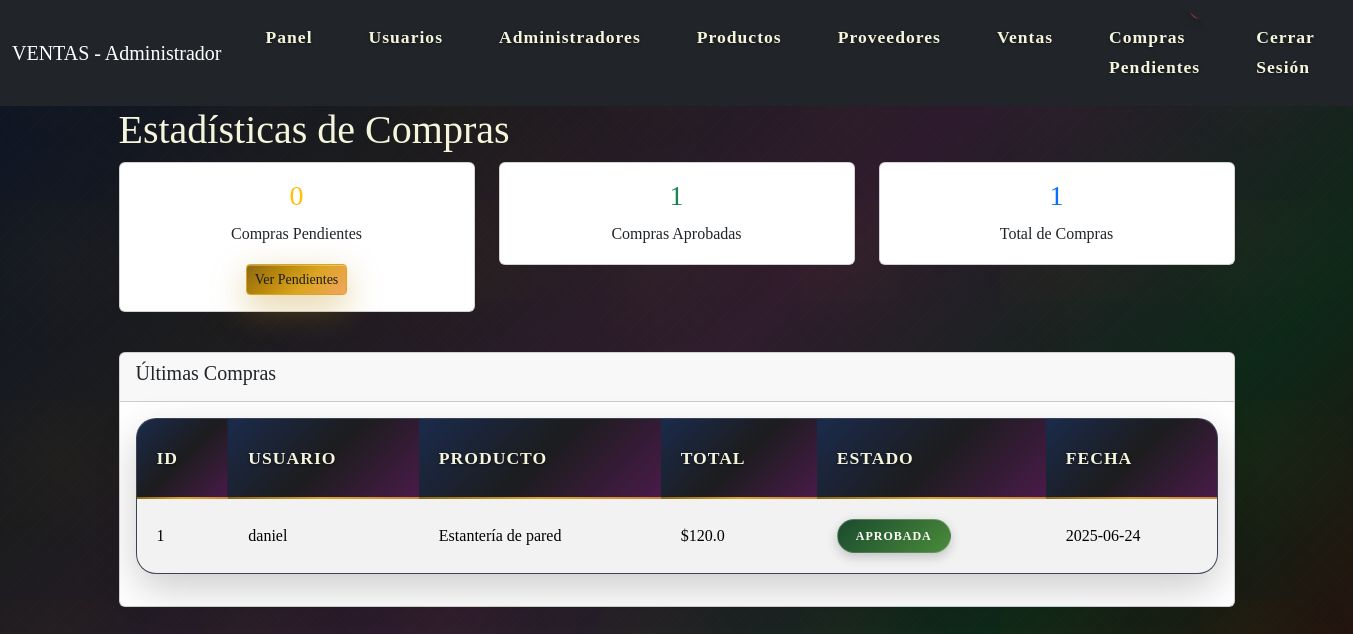
The app's page /reportes/compras (signed in) with its own data.
### models/compra_model.py (models this page shows, shortened)
class Compra(db.Model):
    __tablename__ = 'compras'
    id = db.Column(db.Integer, primary_key=True)                           # ID único de la compra
    fecha = db.Column(db.DateTime, default=datetime.utcnow)                # Fecha de creación automática
    usuario_id = db.Column(db.Integer, db.ForeignKey('usuarios.id'), nullable=False)      # Quien solicita
    proveedor_id = db.Column(db.Integer, db.ForeignKey('proveedores.id'), nullable=False) # Proveedor del producto
    producto_id = db.Column(db.Integer, db.ForeignKey('productos.id'), nullable=False)    # Producto solicitado
    cantidad = db.Column(db.Integer, nullable=False)                       # Cantidad solicitada
    precio_unitario = db.Column(db.Float, nullable=False)                  # Precio por unidad
    total = db.Column(db.Float, nullable=False)                            # Total calculado (cantidad * precio)
    estado = db.Column(db.String(20), default='pendiente')                 # pendiente, aprobada, rechazada
    aprobado_por = db.Column(db.Integer, db.ForeignKey('administradores.id'), nullable=True)  # Quien aprobó/rechazó
    fecha_aprobacion = db.Column(db.DateTime, nullable=True)               # Cuándo se aprobó/rechazó
    comentarios = db.Column(db.Text, nullable=True)                        # Comentarios del administrador
    usuario = db.relationship('Usuario', backref='compras')                # compra.usuario.nombre
    proveedor = db.relationship('Proveedor', backref='compras')            # compra.proveedor.nombre
    producto = db.relationship('Producto', backref='compras')              # compra.producto.nombre
    @staticmethod
    def get_all():
        return Compra.query.all()
    @staticmethod
    def get_pendientes():
        return Compra.query.filter_by(estado='pendiente').all()
    @staticmethod
    def get_aprobadas():
        return Compra.query.filter_by(estado='aprobada').all()

### models/usuario_model.py (models this page shows, shortened)
class Usuario(db.Model):
    __tablename__ = 'usuarios'
    id = db.Column(db.Integer, primary_key=True)
    nombre = db.Column(db.String(100), nullable=False)
    username = db.Column(db.String(50), unique=True, nullable=False)
    password = db.Column(db.String(100), nullable=False)
    rol = db.Column(db.String(20), nullable=False)

### models/producto_model.py (models this page shows, shortened)
class Producto(db.Model):
    __tablename__ = 'productos'
    id = db.Column(db.Integer, primary_key=True)                    # ID único
    nombre = db.Column(db.String(100), nullable=False)             # Nombre del producto
    descripcion = db.Column(db.Text)                               # Descripción detallada
    precio = db.Column(db.Float, nullable=False)                   # Precio de venta
    stock = db.Column(db.Integer, default=0)                       # Cantidad en inventario
    categoria = db.Column(db.String(50))                           # Categoría del producto
    imagen = db.Column(db.String(200), default='placeholder.jpg')  # Archivo de imagen

### controllers/reporte_controller.py (the view)
@reporte_bp.route("/compras")
@admin_required
def reporte_compras():
    compras_pendientes = len(Compra.get_pendientes())
    compras_aprobadas = len(Compra.get_aprobadas())
    todas_compras = Compra.get_all()
    return render_template('reportes/compras.html',
                         compras_pendientes=compras_pendientes,
                         compras_aprobadas=compras_aprobadas,
                         todas_compras=todas_compras)

### templates/reportes/compras.html (shortened to what this page needs)
{% extends 'base.html' %}
{% block content %}
<h1>Estadísticas de Compras</h1>
<div class="row mb-4">
    <div class="col-lg-4 col-md-6 mb-3">
        <div class="card text-center">
            <div class="card-body">
                <h3 class="text-warning">{{compras_pendientes}}</h3>
                <p class="card-text">Compras Pendientes</p>
                <a href="{{ url_for('compra.pendientes') }}" class="btn btn-warning btn-sm">Ver Pendientes</a>
            </div>
        </div>
    </div>
    <div class="col-lg-4 col-md-6 mb-3">
        <div class="card text-center">
            <div class="card-body">
                <h3 class="text-success">{{compras_aprobadas}}</h3>
                <p class="card-text">Compras Aprobadas</p>
            </div>
        </div>
    </div>
    <div class="col-lg-4 col-md-6 mb-3">
        <div class="card text-center">
            <div class="card-body">
                <h3 class="text-primary">{{todas_compras|length}}</h3>
                <p class="card-text">Total de Compras</p>
            </div>
        </div>
    </div>
</div>
<div class="card">
    <div class="card-header">
        <h5>Últimas Compras</h5>
    </div>
    <div class="card-body">
        <table class="table table-striped">
            <thead>
                <tr>
                    <th>ID</th>
                    <th>Usuario</th>
                    <th>Producto</th>
                    <th>Total</th>
                    <th>Estado</th>
                    <th>Fecha</th>
                </tr>
            </thead>
            <tbody>
                {% for compra in todas_compras[-10:] %}
                <tr>
                    <td>{{compra.id}}</td>
                    <td>{{compra.usuario.nombre if compra.usuario else 'N/A'}}</td>
                    <td>{{compra.producto.nombre if compra.producto else 'N/A'}}</td>
                    <td>${{compra.total}}</td>
                    <td>
                        {% if compra.estado == 'pendiente' %}
                        <span class="badge bg-warning">Pendiente</span>
                        {% elif compra.estado == 'aprobada' %}
                        <span class="badge bg-success">Aprobada</span>
                        {% elif compra.estado == 'rechazada' %}
                        <span class="badge bg-danger">Rechazada</span>
                        {% endif %}
                    </td>
                    <td>{{compra.fecha.strftime('%Y-%m-%d')}}</td>
                </tr>
                {% endfor %}
            </tbody>
        </table>
    </div>
</div>
{% endblock %}

### static/css/styles.css (style rules this page uses)
:root { --azul-abismo: #0b1426; --azul-profundo: #1a2b4c; --azul-real: #2c4a7a; --azul-acero: #4a6fa5; --azul-cristal: #6b8ec7; --carbon-absoluto: #0a0a0a; --carbon-profundo: #1c1c1e; --carbon-medio: #2c2c2e; --carbon-claro: #3a3a3c; --carbon-plata: #5a5a5c; --ciruela-imperial: #2d1b2e; --ciruela-profunda: #4a1a4a; --ciruela-media: #6b2c6b; --ciruela-clara: #8b3e8b; --ciruela-lavanda: #b19cd9; --bosque-nocturno: #0d2818; --bosque-profundo: #1a4a2e; --bosque-medio: #2e6b47; --bosque-esmeralda: #4a8b3a; --bosque-jade: #6ba85a; --oro-antiguo: #8b6914; --oro-clasico: #b8860b; --oro-brillante: #daa520; --oro-champagne: #f4a460; --oro-crema: #fff8dc; --bronce-oscuro: #654321; --bronce-medio: #8b4513; --bronce-claro: #a0522d; --bronce-dorado: #cd853f; --bronce-arena: #deb887; --borgona-noche: #2d0a0a; --borgona-profundo: #4a0e0e; --borgona-medio: #722f37; --borgona-rubi: #8b0000; --borgona-rosa: #cd5c5c; --crema-pura: #fffef7; --crema-elegante: #f5f5dc; --crema-antigua: #fff8dc; --crema-dorada: #fffacd; --marfil: #fffff0; }
* { margin: 0; padding: 0; box-sizing: border-box; }
*::before, *::after { box-sizing: border-box; }
html { scroll-behavior: smooth; font-size: 16px; }
body { font-family: "Playfair Display", "Georgia", "Times New Roman", serif; line-height: 1.7; color: var(--crema-elegante); background: linear-gradient( 135deg, var(--azul-abismo) 0%, var(--carbon-profundo) 25%, var(--ciruela-imperial) 50%, var(--bosque-nocturno) 75%, var(--borgona-noche) 100% ); background-attachment: fixed; min-height: 100vh; overflow-x: hidden; position: relative; }
body::before { content: ""; position: fixed; top: 0; left: 0; width: 100%; height: 100%; background-image: radial-gradient(circle at 25% 25%, rgba(184, 134, 11, 0.03) 0%, transparent 50%), radial-gradient(circle at 75% 75%, rgba(139, 69, 19, 0.03) 0%, transparent 50%), linear-gradient(45deg, transparent 49%, rgba(245, 245, 220, 0.01) 50%, transparent 51%), linear-gradient(-45deg, transparent 49%, rgba(245, 245, 220, 0.01) 50%, transparent 51%); background-size: 200px 200px, 300px 300px, 20px 20px, 20px 20px; animation: luxuryTexture 20s ease-in-out infinite alternate; pointer-events: none; z-index: -1; }
.btn-warning { background: linear-gradient( 135deg, var(--oro-antiguo) 0%, var(--oro-clasico) 30%, var(--oro-brillante) 60%, var(--oro-champagne) 100% ); color: var(--carbon-profundo); border-color: var(--oro-brillante); box-shadow: 0 12px 35px rgba(184, 134, 11, 0.4), inset 0 1px 0 rgba(255, 255, 255, 0.3); }
.table { background: rgba(11, 20, 38, 0.8); backdrop-filter: blur(15px); border-radius: 20px; overflow: hidden; box-shadow: 0 15px 40px rgba(0, 0, 0, 0.2), inset 0 1px 0 rgba(245, 245, 220, 0.1); border: 1px solid rgba(184, 134, 11, 0.2); }
.table thead th { background: linear-gradient(135deg, var(--azul-profundo) 0%, var(--carbon-profundo) 50%, var(--ciruela-profunda) 100%); color: var(--crema-elegante); border: none; padding: 25px 20px; font-family: "Crimson Text", serif; font-weight: 700; font-size: 1.1rem; text-transform: uppercase; letter-spacing: 1px; text-shadow: 0 1px 3px rgba(0, 0, 0, 0.5); position: relative; }
.table thead th::after { content: ""; position: absolute; bottom: 0; left: 0; right: 0; height: 2px; background: linear-gradient(90deg, var(--oro-antiguo) 0%, var(--oro-brillante) 50%, var(--bronce-dorado) 100%); }
.table tbody tr { transition: all 0.4s ease; border-bottom: 1px solid rgba(184, 134, 11, 0.1); }
.table tbody td { padding: 20px; border: none; color: black; font-family: "Crimson Text", serif; vertical-align: middle; }
.badge { padding: 10px 18px; border-radius: 25px; font-family: "Crimson Text", serif; font-weight: 600; text-transform: uppercase; letter-spacing: 1px; box-shadow: 0 4px 12px rgba(0, 0, 0, 0.2); border: 1px solid rgba(255, 255, 255, 0.2); }
.bg-success { background: linear-gradient(135deg, var(--bosque-profundo), var(--bosque-esmeralda)) !important; color: var(--crema-pura) !important; }

### records on screen
Compra: id "1", usuario "daniel", producto "Estantería de pared", total "120.0", estado "APROBADA", fecha "2025-06-24"

### other values on screen
{{ session.tipo|title if session.tipo else 'Sistema' }} "Administrador"
{{ compras_pendientes }} "0"
{{ compras_aprobadas }} "1"
{{ todas_compras|length }} "1"
